Frame 1 (no input): blank canvas, image omitted
Frame 60 (the mouse pressed at the canvas centre just before this capture): blank canvas, image omitted
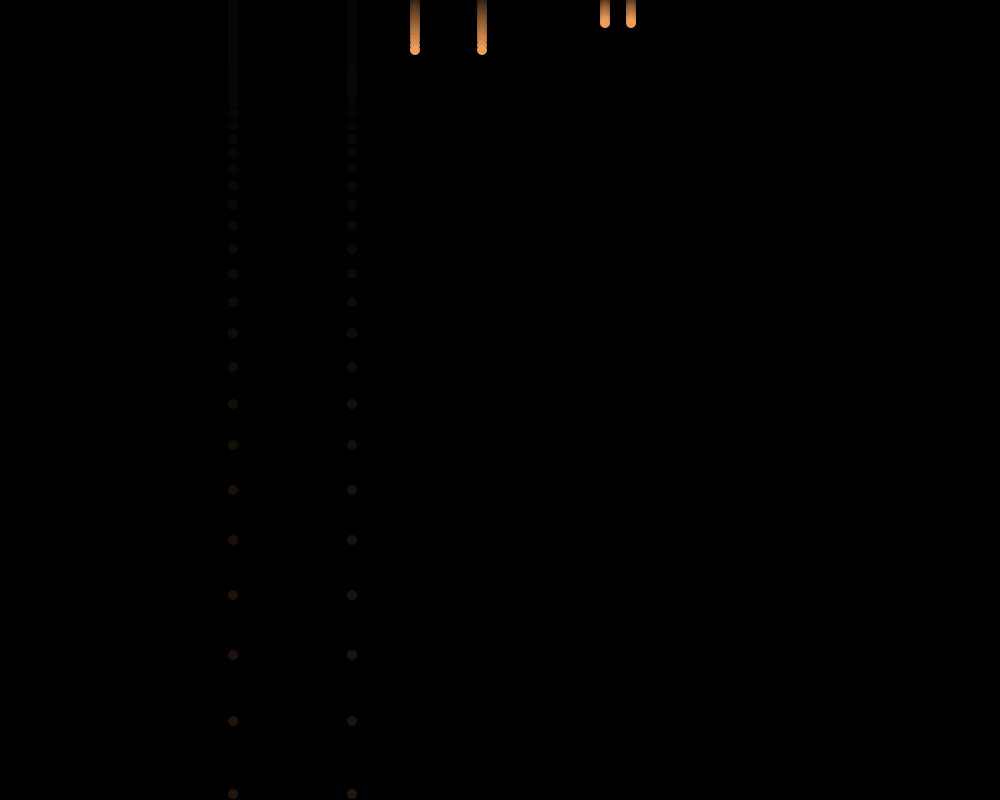
Frame 120 (the mouse held since frame 60 and released just before this capture)

The Processing sketch whose frames 1 and 60 were blank and that drew this single picture after the mouse press (run headless with seeded random() and noise(); from frame 60 on, the mouse is pressed at the canvas centre):

// Processing sketch: MeteorShower
// ── MeteorShower.pde
Meteor[] mets = new Meteor[10];

void setup() {
  size(1000,800);
  background(0);
  for (int i = 0; i < mets.length; i++) {
    mets[i] = new Meteor();
  }
}

void draw() {
  fill(0,20);
  rect(0,0,width,height);
  
  noStroke();
  fill(239, 156, 88, 255);
  for (int i = 0; i < mets.length; i++) {
    mets[i].fall();
  }
}
// ── Meteor.pde
class Meteor {
  int y = 0;
  int x = (int)random(50, width - 50);
  
  float startTime = random(10) + second();
  boolean go = false;
  
  public Meteor() {}
  
  public void fall() {
    if (startTime <= second() || go) {
      ellipse((int)x,(int)y,10,10);
      
      if (y >= height) {
        x = (int)random(50, width - 50);
        y = 0;
      }
      y = (int)(y * 1.1);
      y++;
      go = true;
    }
  }
}
